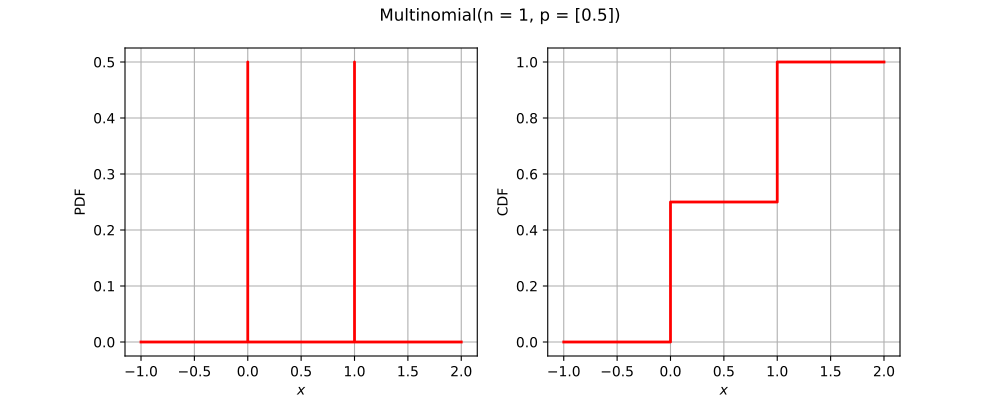

Here is the Python script that generated this plot:
import openturns as ot
from matplotlib import pyplot as plt
from openturns.viewer import View
if (ot.Multinomial().__class__.__name__=='ComposedDistribution'):
    correlation = ot.CorrelationMatrix(2)
    correlation[1, 0] = 0.25
    aCopula = ot.NormalCopula(correlation)
    marginals = [ot.Normal(1.0, 2.0), ot.Normal(2.0, 3.0)]
    distribution = ot.ComposedDistribution(marginals, aCopula)
elif (ot.Multinomial().__class__.__name__=='CumulativeDistributionNetwork'):
    distribution = ot.CumulativeDistributionNetwork([ot.Normal(2),ot.Dirichlet([0.5, 1.0, 1.5])], ot.BipartiteGraph([[0,1], [0,1]]))
else:
    distribution = ot.Multinomial()
dimension = distribution.getDimension()
if dimension <= 2:
    if distribution.getDimension() == 1:
        distribution.setDescription(['$x$'])
        pdf_graph = distribution.drawPDF()
        cdf_graph = distribution.drawCDF()
        fig = plt.figure(figsize=(10, 4))
        plt.suptitle(str(distribution))
        pdf_axis = fig.add_subplot(121)
        cdf_axis = fig.add_subplot(122)
        View(pdf_graph, figure=fig, axes=[pdf_axis], add_legend=False)
        View(cdf_graph, figure=fig, axes=[cdf_axis], add_legend=False)
    else:
        distribution.setDescription(['$x_1$', '$x_2$'])
        pdf_graph = distribution.drawPDF()
        fig = plt.figure(figsize=(10, 5))
        plt.suptitle(str(distribution))
        pdf_axis = fig.add_subplot(111)
        View(pdf_graph, figure=fig, axes=[pdf_axis], add_legend=False)
